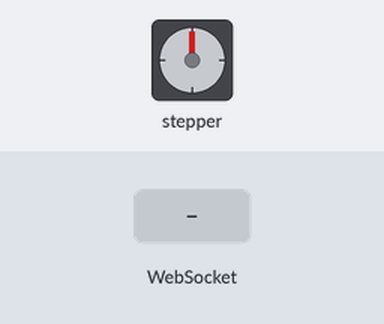
Simulated run of this sketch. Board: ESP32. On the bench: stepper motor. Inputs (shaded band) come from the test bench. WiFi joins after 1.5 s; servers stay silent unless stated; stepper angles assume 200 steps per turn; what the sketch prints to the serial monitor is not drawn.

Above: at 3.2 s.
3.3 s: WebSocket text "5" received
At 4.6 s:
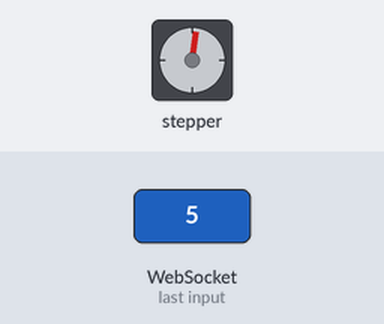
4.9 s: WebSocket text "90" received
At 6.8 s:
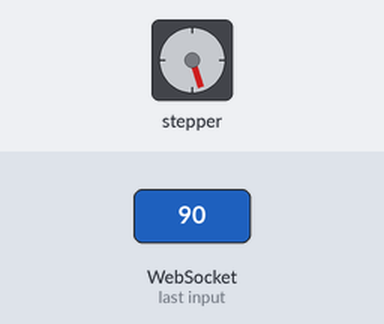
7.1 s: WebSocket text "200" received
At 7.55 s:
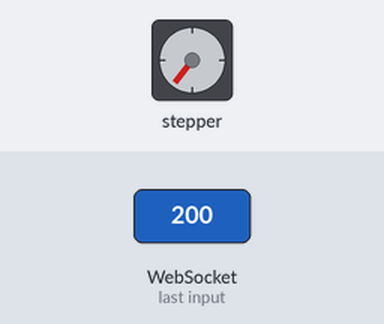
9.4 s: WebSocket text "5" received
At 9.55 s:
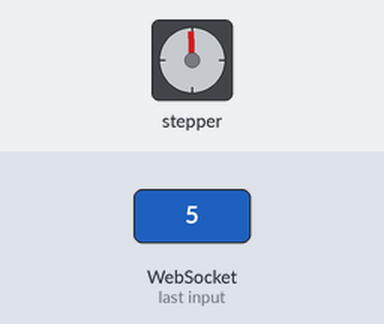
12.4 s: WebSocket text "200" received
At 12.55 s:
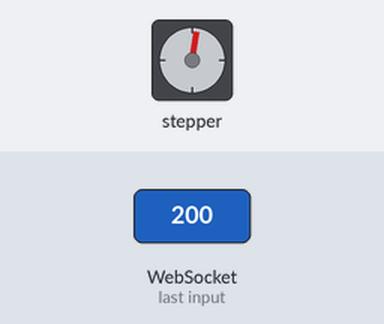
Timing chart, 0 to 15.4 s (numbered marks = the images above; inputs shaded):
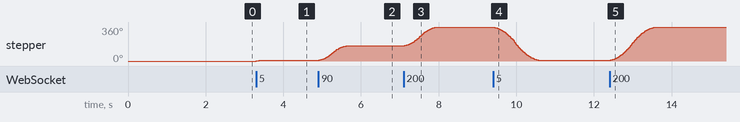

The sketch:

websocket_stepper.ino
```cpp
#include <WiFi.h>
#include <WebServer.h>
#include <WebSocketsServer.h>
#include <AccelStepper.h>

const char* ssid = "ceragem";     // WiFi SSID
const char* password = "batugiok";  // WiFi Password

#define DIR_PIN 26    // Direction pin
#define STEP_PIN 35   // Step pin

AccelStepper stepper(AccelStepper::DRIVER, STEP_PIN, DIR_PIN);

WebServer server(80);            // HTTP server on port 80
WebSocketsServer webSocket(81);  // WebSocket server on port 81

void handleRoot() {
  String htmlPage = R"rawliteral(
  <!DOCTYPE html>
  <html>
  <head>
      <title>Stepper Motor Control</title>
      <style>
          body { font-family: Arial, sans-serif; text-align: center; margin-top: 50px; }
          h1 { color: #333; }
          input[type="range"] { width: 80%; }
          label { display: block; margin-top: 20px; font-size: 1.2em; }
      </style>
  </head>
  <body>
      <h1>Stepper Motor Control</h1>
      <label for="positionSlider">Position (Steps)</label>
      <input type="range" id="positionSlider" min="-1000" max="1000" value="0" oninput="sendPosition(this.value)">
      <div id="positionValue">0</div>

      <script>
          var webSocket = new WebSocket("ws://" + window.location.hostname + ":81/");

          webSocket.onmessage = function(event) {
              document.getElementById("positionValue").innerText = event.data;
          };

          function sendPosition(position) {
              webSocket.send(position);
          }
      </script>
  </body>
  </html>
  )rawliteral";

  server.send(200, "text/html", htmlPage);
}

void webSocketEvent(uint8_t num, WStype_t type, uint8_t * payload, size_t length) {
  if (type == WStype_TEXT) {
    String message = String((char*)payload);
    int position = message.toInt();  // Convert message to integer position
    stepper.moveTo(position);        // Set target position
    // webSocket.broadcastTXT(String(position));  // Send back the position for display
  }
}

void setup() {
  Serial.begin(115200);

  // WiFi setup
  WiFi.begin(ssid, password);
  while (WiFi.status() != WL_CONNECTED) {
    delay(1000);
    Serial.println("Connecting to WiFi...");
  }
  Serial.println("Connected to WiFi!");
  Serial.println(WiFi.localIP());

  // Set up server routes
  server.on("/", handleRoot);
  server.begin();
  Serial.println("HTTP server started!");

  // WebSocket setup
  webSocket.begin();
  webSocket.onEvent(webSocketEvent);

  // Initialize the stepper motor
  stepper.setMaxSpeed(1000);   // Set max speed
  stepper.setAcceleration(500); // Set acceleration for smoother movement
}

void loop() {
  server.handleClient();
  webSocket.loop();
  stepper.run();  // Run the stepper to reach the target position
}
```

Measured:
- after the input at 4.9 s, stepper: turns 153° clockwise in 0.76 s, starting at once
- after the input at 7.1 s, stepper: turns 198° clockwise in 0.84 s, starting at once
- after the input at 9.4 s, stepper: turns 351° counter-clockwise in 1.2 s, starting at once
- after the input at 12.4 s, stepper: turns 351° clockwise in 1.2 s, starting at once
